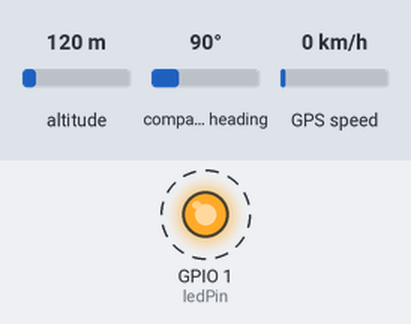
This sketch was run on a simulated ESP8266 (NodeMCU). On the bench: output pins drawn as LEDs (lit = HIGH). Dashed ring = blinking. The inputs (shaded band) are chosen by the test bench; at power-on: altitude 120 m, compass heading 90°, GPS speed 0 km/h. WiFi joins after 1.5 s; servers stay silent unless stated; the GPS gets a fix after 3 s at 37.7749, -122.4194 with 8 satellites; no MQTT or app messages arrive unless stated.

Above: at 3.63 s.
Timing chart, 0 to 6.6 s (numbered marks = the images above):
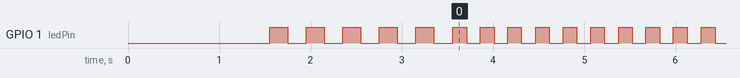

Measured:
- by itself, GPIO 1 (ledPin): alternates HIGH for 0.15 s and LOW for 0.15 s

The sketch:

gps_tracker.ino
```cpp
#include <SoftwareSerial.h>
#include <TinyGPS++.h>
#include <ESP8266WiFi.h>
#include <PubSubClient.h>

// GPS: RX no GPIO0, TX no GPIO3
SoftwareSerial gpsSerial(0, 3);
TinyGPSPlus gps;

// Pinos
const int botaoPin = 2;         // GPIO2 (D4) - Botão
const int ledPin = 1;           // GPIO1 (TX) - LED externo

// Rede e MQTT
const char* ssid = "Mauro";
const char* password = "12345678";
const char* mqtt_server = "35.171.83.226";
const char* mqtt_topic = "coordenadas/objeto";

WiFiClient espClient;
PubSubClient client(espClient);

// Última coordenada válida
float ultimaLat = 0.0;
float ultimaLon = 0.0;
char ultimoTimestamp[30] = "";
bool temCoordenada = false;

void piscarLed(int vezes, int duracao = 200) {
  for (int i = 0; i < vezes; i++) {
    digitalWrite(ledPin, HIGH);
    delay(duracao);
    digitalWrite(ledPin, LOW);
    delay(duracao);
  }
}

void setup_wifi() {
  WiFi.begin(ssid, password);
  unsigned long inicio = millis();
  while (WiFi.status() != WL_CONNECTED && millis() - inicio < 10000) {
    delay(300);
  }
}

void reconnect() {
  while (!client.connected()) {
    client.connect("ESP01Client");
  }
}

void setup() {
  pinMode(botaoPin, INPUT_PULLUP);
  pinMode(ledPin, OUTPUT);
  digitalWrite(ledPin, LOW);

  gpsSerial.begin(9600);
  setup_wifi();
  client.setServer(mqtt_server, 1883);
  reconnect();

  piscarLed(5); // Inicialização
}

void loop() {
  if (!client.connected()) {
    reconnect();
  }
  client.loop();

  // 📡 Monitoramento contínuo do GPS
  while (gpsSerial.available() > 0) {
    char c = gpsSerial.read();
    gps.encode(c);

    if (gps.location.isUpdated()) {
      ultimaLat = gps.location.lat();
      ultimaLon = gps.location.lng();

      snprintf(ultimoTimestamp, sizeof(ultimoTimestamp), "%04d-%02d-%02dT%02d:%02d:%02dZ",
        gps.date.year(), gps.date.month(), gps.date.day(),
        gps.time.hour(), gps.time.minute(), gps.time.second());

      temCoordenada = true;

      piscarLed(3, 150); // ✨ Pisca 3x ao receber nova coordenada
    }
  }

  // 🔘 Botão pressionado
  if (digitalRead(botaoPin) == LOW) {
    delay(100); // debounce
    if (digitalRead(botaoPin) == LOW && temCoordenada) {
      char payload[200];
      snprintf(payload, sizeof(payload),
        "{\"id\":\"objeto01\",\"latitude\":%.6f,\"longitude\":%.6f,\"timestamp\":\"%s\"}",
        ultimaLat, ultimaLon, ultimoTimestamp);

      bool sucesso = client.publish(mqtt_topic, payload);

      if (sucesso) {
        piscarLed(2, 250); // ✅ Sucesso: 2 piscadas
      } else {
        piscarLed(4, 200); // ❌ Falha: 4 piscadas
      }

      delay(1000); // debounce pós-envio
    }
  }
}
```
